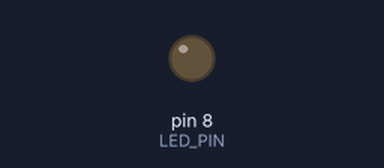
Simulated run of this sketch. Board: Arduino Uno, built with avr-gcc and run on an emulated ATmega328P. Parts: output pins drawn as LEDs (lit = HIGH). Dashed ring = blinking. At 2.0 s the program stops and its outputs stay as they are.

Above: at 0.5 s.
At 1.75 s:
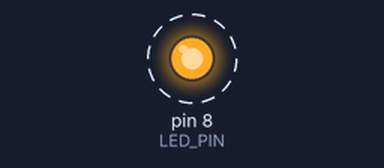
Timing chart, 0 to 3.0 s (numbered marks = the images above):
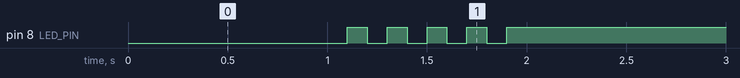

The sketch:

05_practice_2.ino
```cpp
// Define constants
const int LED_PIN = 8;
const int BLINKS = 5;
const int BLINK_DURATION = 200;

void setup() {
  // Set the LED pin as output
//  pinMode(LED_PIN, OUTPUT);

  // Start the serial communication at 57600 baud rate
  Serial.begin(57600);
}

void loop() {

  pinMode(LED_PIN, OUTPUT);
  digitalWrite(LED_PIN, LOW);
  delay(1000);

  for (int i = 0; i < BLINKS; i++) {
    digitalWrite(LED_PIN, LOW);
    delay(BLINK_DURATION / 2);
    digitalWrite(LED_PIN, HIGH);
    delay(BLINK_DURATION / 2);
  }
  digitalWrite(LED_PIN, HIGH);
  while (true) {}
}
```

Measured:
- by itself, pin 8 (LED_PIN): alternates HIGH for 0.10 s and LOW for 0.10 s, 9 changes in all, then stays HIGH
